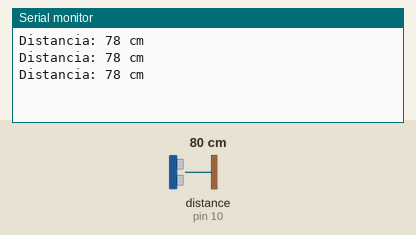
Simulated run of this sketch. Board: Arduino Uno, built with avr-gcc and run on an emulated ATmega328P. On the bench: the last lines printed to the serial monitor. Wiring (inferred from the names in the program): ultrasonic range finder: trigger pin 9; echo pin 10. The test bench sets the inputs (shaded band); at power-on: distance to the obstacle (sensor on pin 10) 80 cm. The echo pulse lasts 58.3 µs per cm.

Above: at 1.3 s.
1.4 s: distance to the obstacle (sensor on pin 10) set to 2 cm
At 1.9 s:
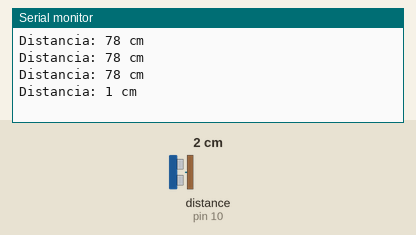
2.9 s: distance to the obstacle (sensor on pin 10) set to 4 cm
At 3.4 s:
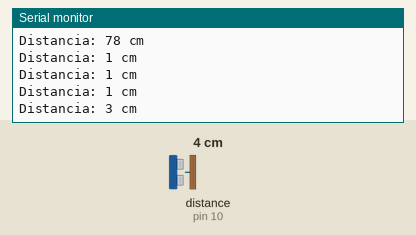
Timing chart, 0 to 5.9 s (numbered marks = the images above; inputs shaded):
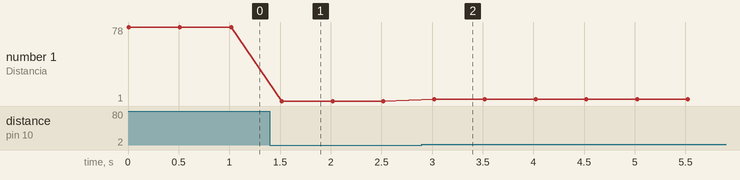

The sketch:

Sensor_Ultras_nico_HC-SR04.ino
```cpp
/* Sensor ultrasónico HC-SR04*/
// define los números de los pines
const int trigPin = 9;
const int echoPin = 10;
// define las variables
long duracion;
int distancia;
void setup() {
  // define los pines como entrada o salida
  pinMode(trigPin, OUTPUT);
  pinMode(echoPin, INPUT);
  // inicia la comunicación serial
  Serial.begin(9600);
}
void loop() {
  // envía un pulso de 10 microsegundos al pin trigPin para activar el sensor
  digitalWrite(trigPin, LOW);
  delayMicroseconds(5);
  digitalWrite(trigPin, HIGH);
  delayMicroseconds(10);
  digitalWrite(trigPin, LOW);
  // mide la duración del pulso en el pin echoPin
  duracion = pulseIn(echoPin, HIGH);
  // calcula la distancia en centímetros
  distancia = duracion * 0.034 / 2;
  // imprime la distancia en el monitor serial
  Serial.print("Distancia: ");
  Serial.print(distancia);
  Serial.println(" cm");
  // espera 500 milisegundos antes de volver a medir
  delay(500);
}
```

Measured:
- after the input at 1.4 s, the serial monitor: prints a new line after 0.12 s (image 1)
- after the input at 2.9 s, the serial monitor: prints a new line after 0.12 s (image 2)
- plotted number 1: 78 → 1 after the input at 1.4 s, 1 → 3 after the input at 2.9 s
